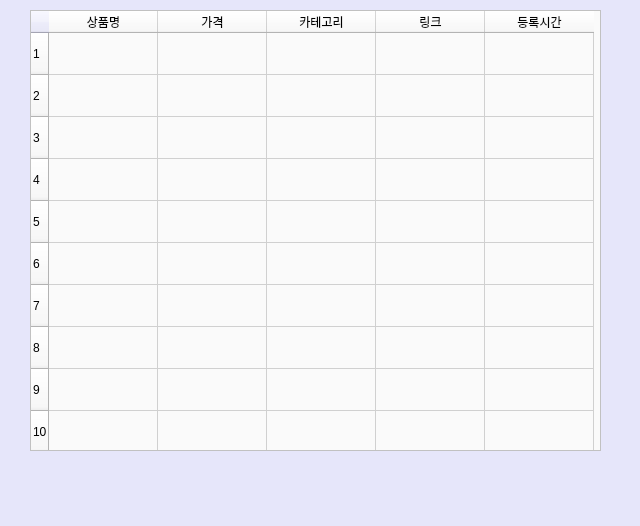
<?xml version="1.0" encoding="UTF-8"?>
<ui version="4.0">
 <class>MainWindow</class>
 <widget class="QMainWindow" name="MainWindow">
  <property name="geometry">
   <rect>
    <x>0</x>
    <y>0</y>
    <width>640</width>
    <height>526</height>
   </rect>
  </property>
  <property name="palette">
   <palette>
    <active>
     <colorrole role="Button">
      <brush brushstyle="SolidPattern">
       <color alpha="255">
        <red>230</red>
        <green>230</green>
        <blue>250</blue>
       </color>
      </brush>
     </colorrole>
     <colorrole role="Base">
      <brush brushstyle="SolidPattern">
       <color alpha="255">
        <red>230</red>
        <green>230</green>
        <blue>250</blue>
       </color>
      </brush>
     </colorrole>
     <colorrole role="Window">
      <brush brushstyle="SolidPattern">
       <color alpha="255">
        <red>230</red>
        <green>230</green>
        <blue>250</blue>
       </color>
      </brush>
     </colorrole>
    </active>
    <inactive>
     <colorrole role="Button">
      <brush brushstyle="SolidPattern">
       <color alpha="255">
        <red>230</red>
        <green>230</green>
        <blue>250</blue>
       </color>
      </brush>
     </colorrole>
     <colorrole role="Base">
      <brush brushstyle="SolidPattern">
       <color alpha="255">
        <red>230</red>
        <green>230</green>
        <blue>250</blue>
       </color>
      </brush>
     </colorrole>
     <colorrole role="Window">
      <brush brushstyle="SolidPattern">
       <color alpha="255">
        <red>230</red>
        <green>230</green>
        <blue>250</blue>
       </color>
      </brush>
     </colorrole>
    </inactive>
    <disabled>
     <colorrole role="Button">
      <brush brushstyle="SolidPattern">
       <color alpha="255">
        <red>230</red>
        <green>230</green>
        <blue>250</blue>
       </color>
      </brush>
     </colorrole>
     <colorrole role="Base">
      <brush brushstyle="SolidPattern">
       <color alpha="255">
        <red>230</red>
        <green>230</green>
        <blue>250</blue>
       </color>
      </brush>
     </colorrole>
     <colorrole role="Window">
      <brush brushstyle="SolidPattern">
       <color alpha="255">
        <red>230</red>
        <green>230</green>
        <blue>250</blue>
       </color>
      </brush>
     </colorrole>
    </disabled>
   </palette>
  </property>
  <property name="windowTitle">
   <string>MainWindow</string>
  </property>
  <property name="windowOpacity">
   <double>1.000000000000000</double>
  </property>
  <property name="styleSheet">
   <string notr="true"> background-color:rgb(230, 230, 250)</string>
  </property>
  <widget class="QWidget" name="centralwidget">
   <widget class="QTableWidget" name="tableWidget">
    <property name="geometry">
     <rect>
      <x>30</x>
      <y>10</y>
      <width>571</width>
      <height>441</height>
     </rect>
    </property>
    <property name="minimumSize">
     <size>
      <width>571</width>
      <height>441</height>
     </size>
    </property>
    <property name="maximumSize">
     <size>
      <width>571</width>
      <height>441</height>
     </size>
    </property>
    <property name="palette">
     <palette>
      <active>
       <colorrole role="Button">
        <brush brushstyle="SolidPattern">
         <color alpha="255">
          <red>250</red>
          <green>250</green>
          <blue>250</blue>
         </color>
        </brush>
       </colorrole>
       <colorrole role="Base">
        <brush brushstyle="SolidPattern">
         <color alpha="255">
          <red>250</red>
          <green>250</green>
          <blue>250</blue>
         </color>
        </brush>
       </colorrole>
       <colorrole role="Window">
        <brush brushstyle="SolidPattern">
         <color alpha="255">
          <red>250</red>
          <green>250</green>
          <blue>250</blue>
         </color>
        </brush>
       </colorrole>
      </active>
      <inactive>
       <colorrole role="Button">
        <brush brushstyle="SolidPattern">
         <color alpha="255">
          <red>250</red>
          <green>250</green>
          <blue>250</blue>
         </color>
        </brush>
       </colorrole>
       <colorrole role="Base">
        <brush brushstyle="SolidPattern">
         <color alpha="255">
          <red>250</red>
          <green>250</green>
          <blue>250</blue>
         </color>
        </brush>
       </colorrole>
       <colorrole role="Window">
        <brush brushstyle="SolidPattern">
         <color alpha="255">
          <red>250</red>
          <green>250</green>
          <blue>250</blue>
         </color>
        </brush>
       </colorrole>
      </inactive>
      <disabled>
       <colorrole role="Button">
        <brush brushstyle="SolidPattern">
         <color alpha="255">
          <red>250</red>
          <green>250</green>
          <blue>250</blue>
         </color>
        </brush>
       </colorrole>
       <colorrole role="Base">
        <brush brushstyle="SolidPattern">
         <color alpha="255">
          <red>250</red>
          <green>250</green>
          <blue>250</blue>
         </color>
        </brush>
       </colorrole>
       <colorrole role="Window">
        <brush brushstyle="SolidPattern">
         <color alpha="255">
          <red>250</red>
          <green>250</green>
          <blue>250</blue>
         </color>
        </brush>
       </colorrole>
      </disabled>
     </palette>
    </property>
    <property name="styleSheet">
     <string notr="true"> background-color:rgb(250, 250, 250)</string>
    </property>
    <property name="verticalScrollBarPolicy">
     <enum>Qt::ScrollBarAlwaysOff</enum>
    </property>
    <property name="horizontalScrollBarPolicy">
     <enum>Qt::ScrollBarAlwaysOff</enum>
    </property>
    <property name="sizeAdjustPolicy">
     <enum>QAbstractScrollArea::AdjustIgnored</enum>
    </property>
    <property name="autoScroll">
     <bool>false</bool>
    </property>
    <property name="autoScrollMargin">
     <number>15</number>
    </property>
    <property name="showGrid">
     <bool>true</bool>
    </property>
    <property name="gridStyle">
     <enum>Qt::SolidLine</enum>
    </property>
    <property name="sortingEnabled">
     <bool>true</bool>
    </property>
    <attribute name="horizontalHeaderCascadingSectionResizes">
     <bool>false</bool>
    </attribute>
    <attribute name="horizontalHeaderDefaultSectionSize">
     <number>109</number>
    </attribute>
    <attribute name="horizontalHeaderHighlightSections">
     <bool>true</bool>
    </attribute>
    <attribute name="horizontalHeaderShowSortIndicator" stdset="0">
     <bool>true</bool>
    </attribute>
    <attribute name="verticalHeaderDefaultSectionSize">
     <number>42</number>
    </attribute>
    <row>
     <property name="text">
      <string>1</string>
     </property>
    </row>
    <row>
     <property name="text">
      <string>2</string>
     </property>
    </row>
    <row>
     <property name="text">
      <string>3</string>
     </property>
    </row>
    <row>
     <property name="text">
      <string>4</string>
     </property>
    </row>
    <row>
     <property name="text">
      <string>5</string>
     </property>
    </row>
    <row>
     <property name="text">
      <string>6</string>
     </property>
    </row>
    <row>
     <property name="text">
      <string>7</string>
     </property>
    </row>
    <row>
     <property name="text">
      <string>8</string>
     </property>
    </row>
    <row>
     <property name="text">
      <string>9</string>
     </property>
    </row>
    <row>
     <property name="text">
      <string>10</string>
     </property>
    </row>
    <column>
     <property name="text">
      <string>상품명</string>
     </property>
    </column>
    <column>
     <property name="text">
      <string>가격</string>
     </property>
    </column>
    <column>
     <property name="text">
      <string>카테고리</string>
     </property>
    </column>
    <column>
     <property name="text">
      <string>링크</string>
     </property>
    </column>
    <column>
     <property name="text">
      <string>등록시간</string>
     </property>
    </column>
   </widget>
  </widget>
  <widget class="QStatusBar" name="statusbar"/>
 </widget>
 <resources/>
 <connections/>
</ui>
